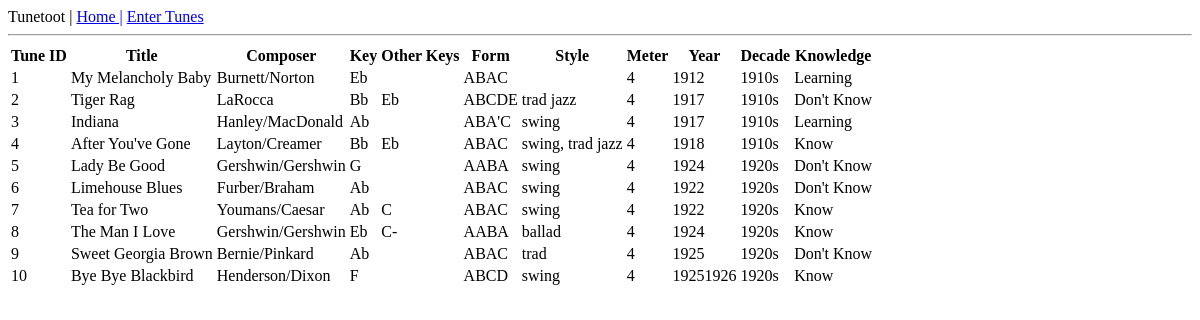
The page /index on the database as committed earlier.
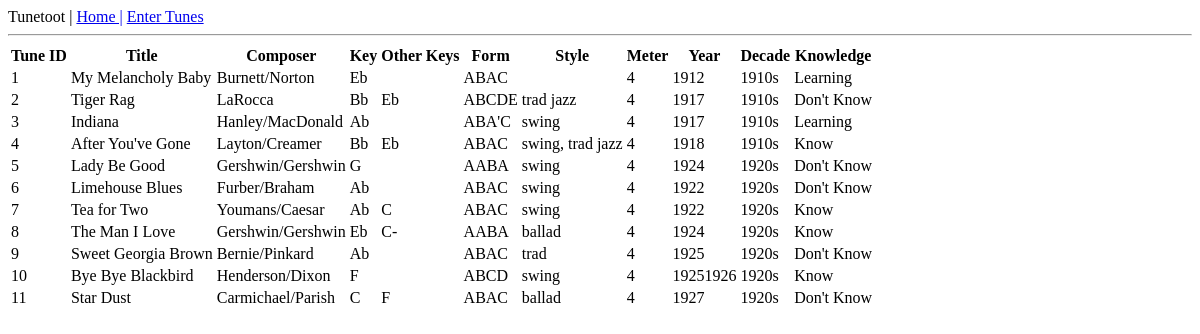
The same page on the database as committed later.
### app/models.py (models this page shows, shortened)
class Tune(db.Model):
    __tablename__ = "tunes"
    id = db.Column(db.Integer, primary_key=True)
    title = db.Column(db.String(120), unique=True, nullable=False)
    composer = db.Column(db.String(64), nullable=False)
    key = db.Column(db.String(3))
    other_key = db.Column(db.String(12))
    song_form = db.Column(db.String(20))
    style = db.Column(db.String(20))
    meter = db.Column(db.SmallInteger)
    year = db.Column(db.SmallInteger)
    decade = db.Column(db.String(5))
    knowledge = db.Column(db.String(10))
    started_learning = db.Column(db.DateTime)
    last_played = db.Column(db.DateTime)
    users = db.relationship("User", secondary=repertoire, back_populates="tunes")

### app/routes.py (the view)
@app.route('/')
@app.route('/index')
def index():
    tunes = Tune.query.all()
    return render_template("index.html", tunes=tunes)

### app/templates/index.html
{% extends 'base.html' %}
{% block content %}
<table>
    <tr>
        <th>Tune ID</th>
        <th>Title</th>
        <th>Composer</th>
        <th>Key</th>
        <th>Other Keys</th>
        <th>Form</th>
        <th>Style</th>
        <th>Meter</th>
        <th>Year</th>
        <th>Decade</th>
        <th>Knowledge</th>
    </tr>
    {% for tune in tunes %}
    <tr>
        <td>{{ tune.id }}</td>
        <td>{{ tune.title }}</td>
        <td>{{ tune.composer }}</td>
        <td>{{ tune.key }}</td>
        <td>{{ tune.other_key }}</td>
        <td>{{ tune.song_form }}</td>
        <td>{{ tune.style }}</td>
        <td>{{ tune.meter }}</td>
        <td>{{ tune.year }}</td>
        <td>{{ tune.decade }}</td>
        <td>{{ tune.knowledge }}</td>
    </tr>
    {% endfor %}
</table>
{% endblock %}

### app/templates/base.html (shortened to what this page needs)
<!DOCTYPE html>
<html lang="en">
<head>
</head>
<body>
    {% include 'nav.html' %}
    {% block content %}{% endblock %}
</body>
</html>

### app/templates/nav.html
<html>
<body>
  <div>
    Tunetoot |
    <a href="{{ url_for('index') }}">Home |</a>
    <a href="{{ url_for('entry') }}">Enter Tunes</a>
  </div>
  <hr>
</body>
</html>

Rows that differ between the two databases and show on the page:
added Tune: id "11", title "Star Dust", composer "Carmichael/Parish", key "C", other_key "F", song_form "ABAC", style "ballad", meter "4", year "1927", decade "1920s", knowledge "Don't Know"
